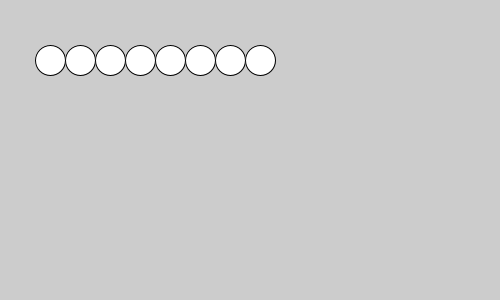
Frame 1 (no input)
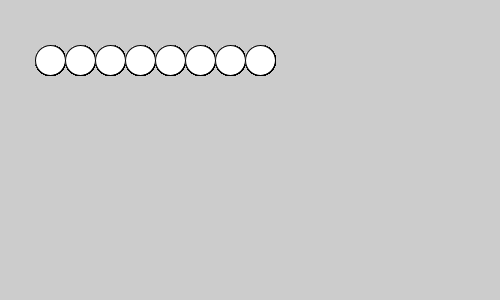
Frame 60 (the mouse pressed at the canvas centre just before this capture)
Frame 120 (the mouse held since frame 60 and released just before this capture): identical to frame 60, image omitted

The Processing sketch that drew these frames (run headless with seeded random() and noise(); from frame 60 on, the mouse is pressed at the canvas centre):

// Processing sketch: CPC_010_lineaDiCerchi
// ── CPC_010_lineaDiCerchi.pde
// Compiti per Casa:
// #010 - Una linea di cerchi

// Creare una linea orizzontale di cerchi, in posizione fissa,
// usando un array per memorizzarne le posizioni
// ed usando un loop for per inizializzarne le posizioni
// ed un altro loop for per disegnare tutti i cerchi in una volta sola nel canvas.

// Post sul forum: http://esplora.freeforums.net/thread/54/010-una-linea-di-cerchi

// Codice su GitHub: 

int[] x, y;
final int nCerchi = 8;
final int diam = 30;

void setup()
{
  size(500, 300);
  initPos();
}

void draw()
{
  disegnaCerchi();
}

void initPos()
{
  x = new int[nCerchi];
  y = new int[nCerchi];
  x[0] = 50;
  y[0] = 60;
  for (int i = 1; i < x.length; i++)
  {
    x[i] = x[i-1] + diam;
    y[i] = 60;
  }
}

void disegnaCerchi()
{
  for (int i = 0; i < x.length; i++)
  {
    ellipse(x[i], y[i], diam, diam);
  }
}
